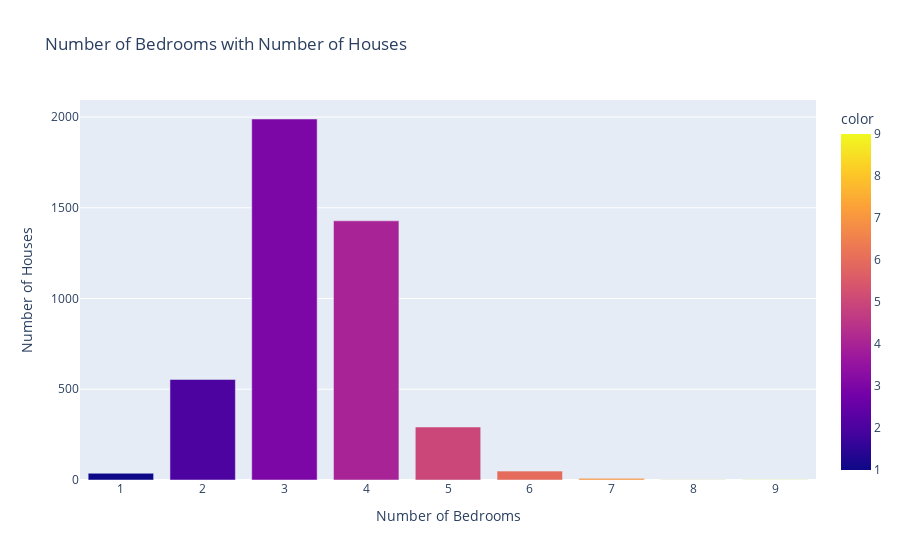

This figure's notebook cell:
### Markdown cell above
Anaysis and Visualization

### Code cell
px.bar(
    x=df.bedrooms.value_counts().index,
    y=df.bedrooms.value_counts().values,
    labels={"x": "Number of Bedrooms", "y": "Number of Houses"},
    title="Number of Bedrooms with Number of Houses",
    color=df.bedrooms.value_counts().index
)

### Figure 1 — Plotly figure (JSON) as saved in the notebook; plotly's stock layout.template omitted (floating-point values rounded to 4 significant figures)
{"data": [{"alignmentgroup": "True", "hovertemplate": "Number of Bedrooms=%{x}<br>Number of Houses=%{y}<br>color=%{marker.color}<extra></extra>", "legendgroup": "", "marker": {"color": [3, 4, 2, 5, 6, 1, 7, 8, 9], "coloraxis": "coloraxis", "pattern": {"shape": ""}}, "name": "", "offsetgroup": "", "orientation": "v", "showlegend": false, "textposition": "auto", "type": "bar", "x": [3, 4, 2, 5, 6, 1, 7, 8, 9], "xaxis": "x", "y": [1989, 1428, 554, 292, 49, 37, 9, 2, 1], "yaxis": "y"}], "layout": {"barmode": "relative", "coloraxis": {"colorbar": {"title": {"text": "color"}}, "colorscale": [[0, "#0d0887"], [0.1111, "#46039f"], [0.2222, "#7201a8"], [0.3333, "#9c179e"], [0.4444, "#bd3786"], [0.5556, "#d8576b"], [0.6667, "#ed7953"], [0.7778, "#fb9f3a"], [0.8889, "#fdca26"], [1, "#f0f921"]]}, "legend": {"tracegroupgap": 0}, "title": {"text": "Number of Bedrooms with Number of Houses"}, "xaxis": {"anchor": "y", "domain": [0, 1], "title": {"text": "Number of Bedrooms"}}, "yaxis": {"anchor": "x", "domain": [0, 1], "title": {"text": "Number of Houses"}}}}
